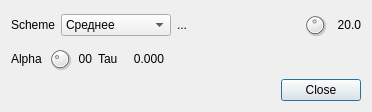
<?xml version="1.0" encoding="UTF-8"?>
<ui version="4.0">
 <class>FFTNRDialog</class>
 <widget class="QDialog" name="FFTNRDialog">
  <property name="geometry">
   <rect>
    <x>0</x>
    <y>0</y>
    <width>365</width>
    <height>112</height>
   </rect>
  </property>
  <property name="font">
   <font>
    <family>Liberation Sans</family>
    <pointsize>9</pointsize>
   </font>
  </property>
  <property name="windowTitle">
   <string>Шумоподавление FFT</string>
  </property>
  <property name="modal">
   <bool>true</bool>
  </property>
  <layout class="QVBoxLayout" name="verticalLayout">
   <item>
    <layout class="QHBoxLayout" name="nrSetup">
     <item>
      <widget class="QLabel" name="schemeLabel">
       <property name="sizePolicy">
        <sizepolicy hsizetype="Maximum" vsizetype="Preferred">
         <horstretch>0</horstretch>
         <verstretch>0</verstretch>
        </sizepolicy>
       </property>
       <property name="toolTip">
        <string>Путь к fftwf-wisdom</string>
       </property>
       <property name="text">
        <string>Scheme</string>
       </property>
      </widget>
     </item>
     <item>
      <widget class="QComboBox" name="scheme">
       <property name="toolTip">
        <string>Выбрать схему шумопод.</string>
       </property>
       <item>
        <property name="text">
         <string>Среднее</string>
        </property>
       </item>
       <item>
        <property name="text">
         <string>СКО среднего</string>
        </property>
       </item>
       <item>
        <property name="text">
         <string>Пики</string>
        </property>
       </item>
      </widget>
     </item>
     <item>
      <widget class="QLabel" name="genParamLabel">
       <property name="sizePolicy">
        <sizepolicy hsizetype="Maximum" vsizetype="Preferred">
         <horstretch>0</horstretch>
         <verstretch>0</verstretch>
        </sizepolicy>
       </property>
       <property name="minimumSize">
        <size>
         <width>120</width>
         <height>0</height>
        </size>
       </property>
       <property name="toolTip">
        <string>Путь к fftwf-wisdom</string>
       </property>
       <property name="text">
        <string>...</string>
       </property>
      </widget>
     </item>
     <item>
      <widget class="QDial" name="genParam">
       <property name="maximumSize">
        <size>
         <width>24</width>
         <height>24</height>
        </size>
       </property>
       <property name="toolTip">
        <string/>
       </property>
       <property name="minimum">
        <number>1</number>
       </property>
       <property name="maximum">
        <number>26</number>
       </property>
       <property name="pageStep">
        <number>1</number>
       </property>
       <property name="value">
        <number>13</number>
       </property>
      </widget>
     </item>
     <item>
      <widget class="QLabel" name="genParamValue">
       <property name="sizePolicy">
        <sizepolicy hsizetype="Maximum" vsizetype="Preferred">
         <horstretch>0</horstretch>
         <verstretch>0</verstretch>
        </sizepolicy>
       </property>
       <property name="minimumSize">
        <size>
         <width>28</width>
         <height>0</height>
        </size>
       </property>
       <property name="toolTip">
        <string>Путь к fftwf-wisdom</string>
       </property>
       <property name="text">
        <string>20.0</string>
       </property>
       <property name="alignment">
        <set>Qt::AlignRight|Qt::AlignTrailing|Qt::AlignVCenter</set>
       </property>
      </widget>
     </item>
     <item>
      <spacer name="horizontalSpacer">
       <property name="orientation">
        <enum>Qt::Horizontal</enum>
       </property>
       <property name="sizeHint" stdset="0">
        <size>
         <width>40</width>
         <height>20</height>
        </size>
       </property>
      </spacer>
     </item>
    </layout>
   </item>
   <item>
    <layout class="QHBoxLayout" name="averagingLayout">
     <item>
      <widget class="QLabel" name="alphaLabel">
       <property name="sizePolicy">
        <sizepolicy hsizetype="Maximum" vsizetype="Preferred">
         <horstretch>0</horstretch>
         <verstretch>0</verstretch>
        </sizepolicy>
       </property>
       <property name="toolTip">
        <string/>
       </property>
       <property name="text">
        <string>Alpha</string>
       </property>
      </widget>
     </item>
     <item>
      <widget class="QDial" name="alpha">
       <property name="maximumSize">
        <size>
         <width>24</width>
         <height>24</height>
        </size>
       </property>
       <property name="toolTip">
        <string>-db(1 - alpha) alpha is the smoothing constant of the exponential filter </string>
       </property>
       <property name="minimum">
        <number>1</number>
       </property>
       <property name="maximum">
        <number>40</number>
       </property>
       <property name="pageStep">
        <number>1</number>
       </property>
       <property name="value">
        <number>13</number>
       </property>
      </widget>
     </item>
     <item>
      <widget class="QLabel" name="alphaValue">
       <property name="sizePolicy">
        <sizepolicy hsizetype="Maximum" vsizetype="Preferred">
         <horstretch>0</horstretch>
         <verstretch>0</verstretch>
        </sizepolicy>
       </property>
       <property name="toolTip">
        <string>-dB(1 - alpha) alpha=...</string>
       </property>
       <property name="text">
        <string>00</string>
       </property>
       <property name="alignment">
        <set>Qt::AlignRight|Qt::AlignTrailing|Qt::AlignVCenter</set>
       </property>
      </widget>
     </item>
     <item>
      <widget class="QLabel" name="tauLabel">
       <property name="sizePolicy">
        <sizepolicy hsizetype="Maximum" vsizetype="Preferred">
         <horstretch>0</horstretch>
         <verstretch>0</verstretch>
        </sizepolicy>
       </property>
       <property name="toolTip">
        <string>Путь к fftwf-wisdom</string>
       </property>
       <property name="text">
        <string>Tau</string>
       </property>
      </widget>
     </item>
     <item>
      <widget class="QLabel" name="tauText">
       <property name="sizePolicy">
        <sizepolicy hsizetype="Maximum" vsizetype="Preferred">
         <horstretch>0</horstretch>
         <verstretch>0</verstretch>
        </sizepolicy>
       </property>
       <property name="minimumSize">
        <size>
         <width>40</width>
         <height>0</height>
        </size>
       </property>
       <property name="toolTip">
        <string>Пост. времени сглаж. фильтра (с)</string>
       </property>
       <property name="text">
        <string>0.000</string>
       </property>
       <property name="alignment">
        <set>Qt::AlignRight|Qt::AlignTrailing|Qt::AlignVCenter</set>
       </property>
      </widget>
     </item>
     <item>
      <spacer name="horizontalSpacer_2">
       <property name="orientation">
        <enum>Qt::Horizontal</enum>
       </property>
       <property name="sizeHint" stdset="0">
        <size>
         <width>40</width>
         <height>20</height>
        </size>
       </property>
      </spacer>
     </item>
    </layout>
   </item>
   <item>
    <widget class="QDialogButtonBox" name="buttonBox">
     <property name="orientation">
      <enum>Qt::Horizontal</enum>
     </property>
     <property name="standardButtons">
      <set>QDialogButtonBox::Close</set>
     </property>
    </widget>
   </item>
  </layout>
 </widget>
 <resources/>
 <connections>
  <connection>
   <sender>buttonBox</sender>
   <signal>accepted()</signal>
   <receiver>FFTNRDialog</receiver>
   <slot>accept()</slot>
   <hints>
    <hint type="sourcelabel">
     <x>248</x>
     <y>254</y>
    </hint>
    <hint type="destinationlabel">
     <x>157</x>
     <y>274</y>
    </hint>
   </hints>
  </connection>
  <connection>
   <sender>buttonBox</sender>
   <signal>rejected()</signal>
   <receiver>FFTNRDialog</receiver>
   <slot>reject()</slot>
   <hints>
    <hint type="sourcelabel">
     <x>316</x>
     <y>260</y>
    </hint>
    <hint type="destinationlabel">
     <x>286</x>
     <y>274</y>
    </hint>
   </hints>
  </connection>
 </connections>
</ui>
